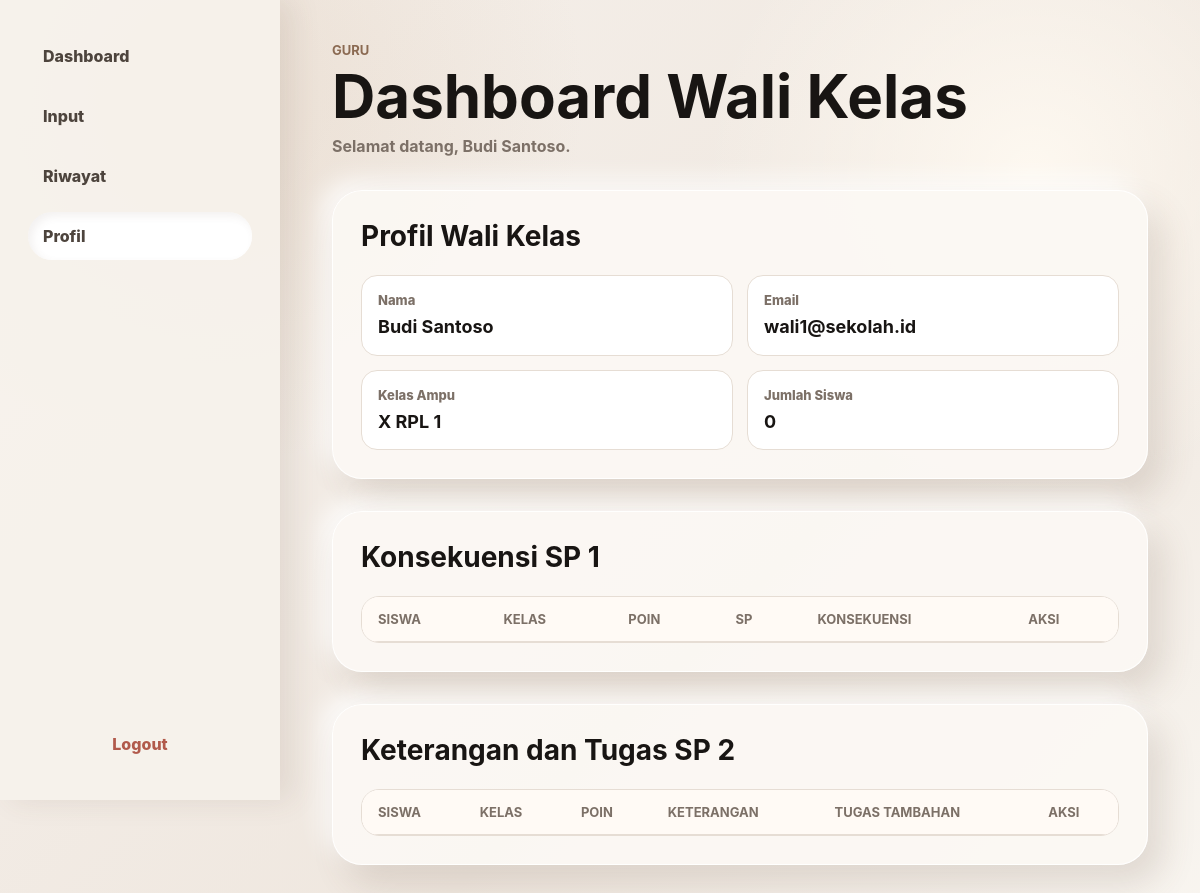
The page /dashboard_guru.php?view=profil (signed in) on the database its author committed.
### tables this page shows
CREATE TABLE users (
    id INT UNSIGNED NOT NULL AUTO_INCREMENT,
    username VARCHAR(120) NOT NULL,
    password VARCHAR(255) NOT NULL,
    role ENUM('admin', 'guru', 'siswa') NOT NULL,
    nama VARCHAR(120) NOT NULL,
    ref_id INT UNSIGNED NULL,
    profile_photo VARCHAR(255) NULL,
    PRIMARY KEY (id),
    UNIQUE KEY users_username_unique (username)
);

CREATE TABLE guru (
    id INT UNSIGNED NOT NULL AUTO_INCREMENT,
    nip VARCHAR(40) NOT NULL,
    nama VARCHAR(120) NOT NULL,
    kelas_ampu VARCHAR(60) NOT NULL,
    no_hp VARCHAR(30) NOT NULL,
    PRIMARY KEY (id),
    UNIQUE KEY guru_nip_unique (nip)
);

### includes/db.php (called while the page is built, shortened)
<?php
function db() {
    static $pdo = null;
    if ($pdo !== null) {
        return $pdo;
    }
    $dsn = 'mysql:host=' . DB_HOST . ';port=' . DB_PORT . ';dbname=' . DB_NAME . ';charset=' . DB_CHARSET;
    $pdo = new PDO($dsn, DB_USER, DB_PASS, [
        PDO::ATTR_ERRMODE => PDO::ERRMODE_EXCEPTION,
        PDO::ATTR_DEFAULT_FETCH_MODE => PDO::FETCH_ASSOC,
        PDO::ATTR_EMULATE_PREPARES => false,
    ]);
    initDatabase($pdo);
    return $pdo;
}
function initDatabase($pdo) {
    $pdo->exec("
        CREATE TABLE IF NOT EXISTS users (
            id INT UNSIGNED NOT NULL AUTO_INCREMENT,
            username VARCHAR(120) NOT NULL,
            password VARCHAR(255) NOT NULL,
            role ENUM('admin', 'guru', 'siswa') NOT NULL,
            nama VARCHAR(120) NOT NULL,
            ref_id INT UNSIGNED NULL,
            profile_photo VARCHAR(255) NULL,
            PRIMARY KEY (id),
            UNIQUE KEY users_username_unique (username)
        ) ENGINE=InnoDB DEFAULT CHARSET=utf8mb4 COLLATE=utf8mb4_unicode_ci;
    ");
    addColumnIfMissing($pdo, 'users', 'profile_photo', 'VARCHAR(255) NULL');
    $pdo->exec("
        CREATE TABLE IF NOT EXISTS siswa (
            id INT UNSIGNED NOT NULL AUTO_INCREMENT,
            nis VARCHAR(40) NOT NULL,
            nama VARCHAR(120) NOT NULL,
            kelas VARCHAR(60) NOT NULL,
            jk ENUM('L', 'P') NOT NULL,
            PRIMARY KEY (id),
            UNIQUE KEY siswa_nis_unique (nis)
        ) ENGINE=InnoDB DEFAULT CHARSET=utf8mb4 COLLATE=utf8mb4_unicode_ci;
    ");
    dropColumnIfExists($pdo, 'siswa', 'alamat');
    $pdo->exec("
        CREATE TABLE IF NOT EXISTS guru (
            id INT UNSIGNED NOT NULL AUTO_INCREMENT,
            nip VARCHAR(40) NOT NULL,
            nama VARCHAR(120) NOT NULL,
            kelas_ampu VARCHAR(60) NOT NULL,
            no_hp VARCHAR(30) NOT NULL,
            PRIMARY KEY (id),
            UNIQUE KEY guru_nip_unique (nip)
        ) ENGINE=InnoDB DEFAULT CHARSET=utf8mb4 COLLATE=utf8mb4_unicode_ci;
    ");
    renameColumnIfExists($pdo, 'guru', 'mapel', 'kelas_ampu', 'VARCHAR(60) NOT NULL');
    $pdo->exec("
        CREATE TABLE IF NOT EXISTS jenis_pelanggaran (
            id INT UNSIGNED NOT NULL AUTO_INCREMENT,
            nama VARCHAR(180) NOT NULL,
            poin INT UNSIGNED NOT NULL,
            kategori VARCHAR(60) NOT NULL,
            PRIMARY KEY (id)
        ) ENGINE=InnoDB DEFAULT CHARSET=utf8mb4 COLLATE=utf8mb4_unicode_ci;
    ");
    $pdo->exec("
        CREATE TABLE IF NOT EXISTS transaksi_pelanggaran (
            id INT UNSIGNED NOT NULL AUTO_INCREMENT,
            siswa_id INT UNSIGNED NOT NULL,
            jenis_id INT UNSIGNED NOT NULL,
            poin INT UNSIGNED NOT NULL,
            guru_id INT UNSIGNED NULL,
            tanggal DATE NOT NULL,
            keterangan TEXT NOT NULL,
            PRIMARY KEY (id),
            KEY transaksi_siswa_index (siswa_id),
            KEY transaksi_jenis_index (jenis_id),
            KEY transaksi_guru_index (guru_id),
            CONSTRAINT transaksi_siswa_fk FOREIGN KEY (siswa_id) REFERENCES siswa(id) ON DELETE CASCADE ON UPDATE CASCADE,
            CONSTRAINT transaksi_jenis_fk FOREIGN KEY (jenis_id) REFERENCES jenis_pelanggaran(id) ON DELETE RESTRICT ON UPDATE CASCADE,
            CONSTRAINT transaksi_guru_fk FOREIGN KEY (guru_id) REFERENCES guru(id) ON DELETE SET NULL ON UPDATE CASCADE
        ) ENGINE=InnoDB DEFAULT CHARSET=utf8mb4 COLLATE=utf8mb4_unicode_ci;
    ");
    $pdo->exec("
        CREATE TABLE IF NOT EXISTS sp_sanksi (
            id INT UNSIGNED NOT NULL AUTO_INCREMENT,
            siswa_id INT UNSIGNED NOT NULL,
            tahap TINYINT UNSIGNED NOT NULL,
            konsekuensi TEXT NOT NULL,
            tugas_tambahan TEXT NULL,
            wali_id INT UNSIGNED NULL,
            tanggal DATE NOT NULL,
            PRIMARY KEY (id),
            UNIQUE KEY sp_siswa_tahap_unique (siswa_id, tahap),
            KEY sp_siswa_index (siswa_id),
            KEY sp_wali_index (wali_id),
            CONSTRAINT sp_siswa_fk FOREIGN KEY (siswa_id) REFERENCES siswa(id) ON DELETE CASCADE ON UPDATE CASCADE,
            CONSTRAINT sp_wali_fk FOREIGN KEY (wali_id) REFERENCES guru(id) ON DELETE SET NULL ON UPDATE CASCADE
        ) ENGINE=InnoDB DEFAULT CHARSET=utf8mb4 COLLATE=utf8mb4_unicode_ci;
    ");
    addColumnIfMissing($pdo, 'sp_sanksi', 'tugas_tambahan', 'TEXT NULL');
    $exists = (int) $pdo->query("SELECT COUNT(*) FROM users")->fetchColumn();
    if ($exists > 0) {
        migrateClassesAndNames($pdo);
        return;
    }
}
function defaultClasses() {
    return [
        'X RPL 1', 'X TKJ 1', 'X Multimedia 1',
        'XI RPL 1', 'XI TKJ 1', 'XI Multimedia 1',
        'XII RPL 1', 'XII TKJ 1', 'XII Multimedia 1',
    ];
}
function defaultHomeroomTeachers() {
    $names = ['Budi Santoso', 'Nur Aisyah', 'Agus Setiawan', 'Dian Puspita', 'Rina Marlina', 'Hendra Wijaya', 'Siti Lestari', 'Fauzan Hakim', 'Mira Anggraini'];
    $rows = [];
    foreach (defaultClasses() as $index => $class) {
        $id = $index + 1;
        $rows[] = [
            'id' => $id,
            'nip' => '1988' . str_pad((string) $id, 14, '0', STR_PAD_LEFT),
            'nama' => $names[$index],
            'kelas_ampu' => $class,
            'no_hp' => '0812345678' . str_pad((string) $id, 2, '0', STR_PAD_LEFT),
        ];
    }
    return $rows;
}
function migrateClassesAndNames($pdo) {
    $classMap = [
        'X RPL 2' => 'X TKJ 1',
        'XI RPL 2' => 'XI TKJ 1',
        'XII RPL 2' => 'XII TKJ 1',
        'X RPL 5' => 'X Multimedia 1',
    ];
    foreach ($classMap as $oldClass => $newClass) {
        $stmt = $pdo->prepare('UPDATE siswa SET kelas = :new_class WHERE kelas = :old_class');
        $stmt->execute(['new_class' => $newClass, 'old_class' => $oldClass]);
        $stmt = $pdo->prepare('UPDATE guru SET kelas_ampu = :new_class WHERE kelas_ampu = :old_class');
        $stmt->execute(['new_class' => $newClass, 'old_class' => $oldClass]);
    }
    $defaultTeachers = defaultHomeroomTeachers();
    foreach ($defaultTeachers as $teacher) {
        $stmt = $pdo->prepare('SELECT COUNT(*) FROM guru WHERE id = :id');
        $stmt->execute(['id' => $teacher['id']]);
        if ((int) $stmt->fetchColumn() > 0) {
            $stmt = $pdo->prepare('UPDATE guru SET nip = :nip, nama = :nama, kelas_ampu = :kelas_ampu, no_hp = :no_hp WHERE id = :id');
            $stmt->execute($teacher);
        } else {
            insertDbRow($pdo, 'guru', $teacher);
        }
        $stmt = $pdo->prepare("UPDATE users SET username = :username, nama = :nama, ref_id = :ref_id WHERE role = 'guru' AND ref_id = :where_ref_id");
        $stmt->execute([
            'username' => 'wali' . $teacher['id'] . '@sekolah.id',
            'nama' => $teacher['nama'],
            'ref_id' => $teacher['id'],
            'where_ref_id' => $teacher['id'],
        ]);
    }
    $existingClasses = $pdo->query('SELECT kelas_ampu FROM guru')->fetchAll(PDO::FETCH_COLUMN);
    $students = $pdo->query("SELECT id FROM siswa WHERE nis LIKE '2026%' ORDER BY id ASC")->fetchAll(PDO::FETCH_COLUMN);
    $students = $pdo->query("
        SELECT s.id
        FROM siswa s
        INNER JOIN users u ON u.role = 'siswa' AND u.ref_id = s.id
        WHERE s.nis LIKE '2026%'
          AND u.username REGEXP '^siswa[0-9]+@gmail\\\\.com$'
        ORDER BY s.id ASC
    ")->fetchAll(PDO::FETCH_COLUMN);
}
function dropColumnIfExists($pdo, $table, $column) {
    $stmt = $pdo->prepare("
        SELECT COUNT(*)
        FROM INFORMATION_SCHEMA.COLUMNS
        WHERE TABLE_SCHEMA = DATABASE()
          AND TABLE_NAME = :table
          AND COLUMN_NAME = :column
    ");
    $stmt->execute(['table' => $table, 'column' => $column]);
}
function renameColumnIfExists($pdo, $table, $oldColumn, $newColumn, $definition) {
    $stmt = $pdo->prepare("
        SELECT COUNT(*)
        FROM INFORMATION_SCHEMA.COLUMNS
        WHERE TABLE_SCHEMA = DATABASE()
          AND TABLE_NAME = :table
          AND COLUMN_NAME = :old_column
    ");
    $stmt->execute(['table' => $table, 'old_column' => $oldColumn]);
}
function addColumnIfMissing($pdo, $table, $column, $definition) {
    $stmt = $pdo->prepare("
        SELECT COUNT(*)
        FROM INFORMATION_SCHEMA.COLUMNS
        WHERE TABLE_SCHEMA = DATABASE()
          AND TABLE_NAME = :table
          AND COLUMN_NAME = :column
    ");
    $stmt->execute(['table' => $table, 'column' => $column]);
}
?>

### dashboard_guru.php (the view, shortened to what this page needs)
<?php
require_once 'includes/functions.php';
$students = readData('siswa');
$teachers = readData('guru');
$currentUser = currentUser();
$currentTeacherId = $_SESSION['user']['ref_id'] ?? 1;
$currentTeacher = findById($teachers, $currentTeacherId);
$currentClass = $currentTeacher['kelas_ampu'] ?? '';
$classStudents = array_values(array_filter($students, fn($row) => $currentClass === '' || (string) ($row['kelas'] ?? '') === (string) $currentClass));
$view = $_GET['view'] ?? 'dashboard';
?>
<?php if ($view === 'profil'): ?>
<section class="panel" id="profil">
    <div class="section-head"><h2>Profil Wali Kelas</h2></div>
    <div class="profile-dashboard simple">
        <div class="profile-grid">
            <div><span>Nama</span><strong><?= e($currentUser['nama'] ?? '-') ?></strong></div>
            <div><span>Email</span><strong><?= e($currentUser['username'] ?? '-') ?></strong></div>
            <div><span>Kelas Ampu</span><strong><?= e($currentClass ?: '-') ?></strong></div>
            <div><span>Jumlah Siswa</span><strong><?= count($classStudents) ?></strong></div>
        </div>
    </div>
</section>
<section class="panel">
    <div class="section-head"><h2>Konsekuensi SP 1</h2></div>
    <div class="table-wrap"><table><thead><tr><th>Siswa</th><th>Kelas</th><th>Poin</th><th>SP</th><th>Konsekuensi</th><th>Aksi</th></tr></thead></table></div>
</section>
<section class="panel">
    <div class="section-head"><h2>Keterangan dan Tugas SP 2</h2></div>
    <div class="table-wrap"><table><thead><tr><th>Siswa</th><th>Kelas</th><th>Poin</th><th>Keterangan</th><th>Tugas Tambahan</th><th>Aksi</th></tr></thead></table></div>
</section>
<?php endif; ?>

### css/style.css (style rules this page uses)
:root { --bg: #f4efea; --panel: #fbf8f4; --panel-strong: #ffffff; --text: #181513; --muted: #7c7067; --line: #e6ddd4; --brown: #8b6a52; --brown-dark: #4f3b2e; --sand: #d8c1aa; --cream: #fffaf2; --danger: #b15a4b; --shadow: 14px 18px 34px rgba(98, 76, 59, .16), -10px -10px 24px rgba(255, 255, 255, .82); }
* { box-sizing: border-box; }
body { margin: 0; min-height: 100vh; font-family: Inter, ui-sans-serif, system-ui, -apple-system, BlinkMacSystemFont, "Segoe UI", sans-serif; background: radial-gradient(circle at 18% 10%, rgba(216, 193, 170, .34), transparent 28%), radial-gradient(circle at 86% 18%, rgba(255, 250, 242, .9), transparent 25%), linear-gradient(135deg, #f6f1ec 0%, #efe7df 62%, #f9f6f1 100%); color: var(--text); overflow-x: hidden; overflow-y: auto; }
.login-form, .panel, .stat-card, .mini-card { background: rgba(251, 248, 244, .94); border: 1px solid rgba(255, 255, 255, .9); box-shadow: var(--shadow); }
.panel { border-radius: 30px; padding: 28px; margin-bottom: 32px; }
.section-head { display: flex; justify-content: space-between; align-items: center; gap: 14px; margin-bottom: 22px; }
.section-head h2 { margin: 0; font-size: 28px; letter-spacing: 0; }
.table-wrap { overflow-x: auto; border-radius: 18px; border: 1px solid var(--line); background: #fff; }
table { width: 100%; border-collapse: collapse; }
th, td { padding: 14px 16px; text-align: left; border-bottom: 1px solid var(--line); vertical-align: top; }
th { color: var(--muted); font-size: 13px; text-transform: uppercase; letter-spacing: 0; background: #fffaf5; }
.profile-dashboard { display: grid; grid-template-columns: minmax(260px, 340px) minmax(0, 1fr); gap: 20px; align-items: start; }
.profile-dashboard.simple { grid-template-columns: minmax(0, 1fr); }
.profile-grid { display: grid; grid-template-columns: repeat(2, minmax(0, 1fr)); gap: 14px; }
.profile-grid span { color: var(--muted); font-size: 13px; font-weight: 850; }
.profile-grid div { border: 1px solid var(--line); border-radius: 16px; background: #fff; padding: 16px; display: grid; gap: 8px; min-width: 0; overflow: hidden; }
.profile-grid strong { font-size: clamp(16px, 1.6vw, 18px); line-height: 1.25; overflow-wrap: anywhere; }

### rows shown on the page
users: nama "Budi Santoso", username "wali1@sekolah.id"
guru: kelas_ampu "X RPL 1"

### other values the page prints
$link[1] "Dashboard"
$link[1] "Input"
$link[1] "Riwayat"
$link[1] "Profil"
roleLabel() "GURU"
$title "Dashboard Wali Kelas"
userName() "Budi Santoso"
count($classStudents) "0"
